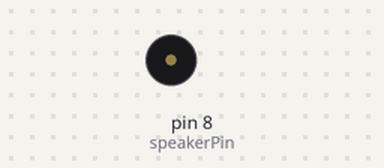
Bench run of a sketch on a simulated Arduino Uno, built with avr-gcc and run on an emulated ATmega328P. On the bench: buzzer (waves = sounding). What the sketch prints to the serial monitor is not drawn.

Above: at 0.1 s.
At 13.4 s:
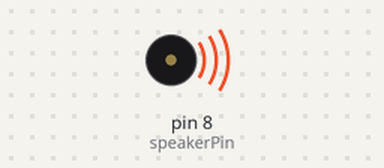
Timing chart, 0 to 15.0 s (numbered marks = the images above):
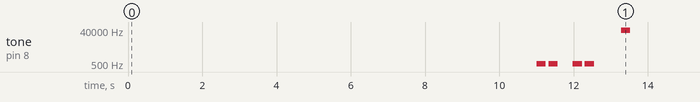

Measured:
- by itself, tone on pin 8 (speakerPin): plays 523 Hz for 0.25 s, 523 Hz for 0.25 s, 523 Hz for 0.25 s, 523 Hz for 0.25 s, 38380 Hz for 0.25 s

The sketch:

RTC_EXAMPLE.ino
```cpp
const int speakerPin = 8;  // 알람을 울릴 스피커 핀

unsigned long countdownTime = 10000;  // 10초 (10000ms)
unsigned long previousMillis = 0;  // 이전 시간 기록
int countdownSeconds = 10;  // 10초 카운트다운
bool alarmTriggered = false;  // 알람 발생 여부

// 노래 음계를 위한 주파수 (Hz)
int melody[] = { 523, 523, 0, 523, 523, 0 };  // C C 0 C C 0 (Beep Beep)
int noteDurations[] = { 4, 4, 4, 4, 4, 4, 4, 4, 4, 4, 4, 4 };

void setup() {
  Serial.begin(9600);
  pinMode(speakerPin, OUTPUT);  // 스피커 핀을 출력으로 설정
  Serial.println("알람시계 시작!");
}

void loop() {
  unsigned long currentMillis = millis();  // 경과 시간 확인

  // 카운트다운을 출력하고 10초가 되면 알람 울리기
  if (currentMillis - previousMillis >= 1000) {  // 1초마다 실행
    previousMillis = currentMillis;

    // 카운트다운을 1초씩 줄여가며 출력
    if (countdownSeconds > 0) {
      countdownSeconds--;
      Serial.print("남은 시간: ");
      Serial.println(countdownSeconds);
    } else if (!alarmTriggered) {  // 카운트다운이 0초가 되면 알람 울리기
      triggerAlarm();
      alarmTriggered = true;  // 알람이 울렸음을 기록
    }
  }
}

// 알람을 울리는 함수 (노래)
void triggerAlarm() {
  Serial.println("알람! 시간이 다 되었습니다!");

  // 노래를 연주
  for (int thisNote = 0; thisNote < 8; thisNote++) {
    int noteDuration = 1000 / noteDurations[thisNote];  // 음 길이에 맞는 시간 계산
    tone(speakerPin, melody[thisNote], noteDuration);  // 음 출력
    delay(noteDuration * 1.30);  // 음이 끝나고 잠깐 대기 (음과 음 사이의 간격)
    noTone(speakerPin);  // 음 종료
  }
}
```
